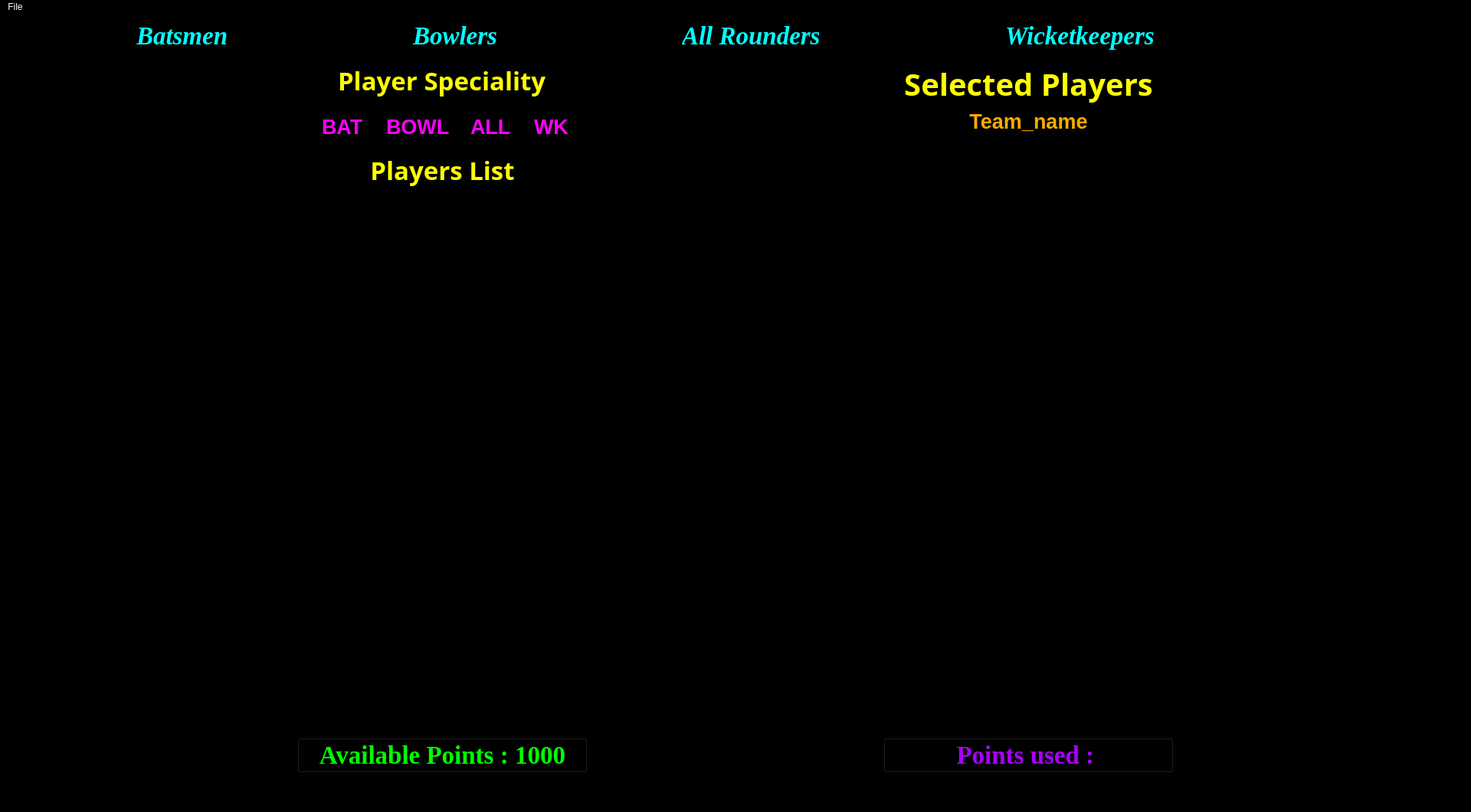
<?xml version="1.0" encoding="UTF-8"?>
<ui version="4.0">
 <class>MainWindow</class>
 <widget class="QMainWindow" name="MainWindow">
  <property name="geometry">
   <rect>
    <x>0</x>
    <y>0</y>
    <width>1920</width>
    <height>1060</height>
   </rect>
  </property>
  <property name="sizePolicy">
   <sizepolicy hsizetype="Preferred" vsizetype="Preferred">
    <horstretch>0</horstretch>
    <verstretch>0</verstretch>
   </sizepolicy>
  </property>
  <property name="contextMenuPolicy">
   <enum>Qt::CustomContextMenu</enum>
  </property>
  <property name="windowTitle">
   <string>Fantasy Cricket Game</string>
  </property>
  <property name="autoFillBackground">
   <bool>false</bool>
  </property>
  <property name="styleSheet">
   <string notr="true">color:rgb(255, 255, 255);
background-color:rgb(0, 0, 0);</string>
  </property>
  <widget class="QWidget" name="centralwidget">
   <layout class="QVBoxLayout" name="verticalLayout">
    <item>
     <layout class="QHBoxLayout" name="horizontalLayout">
      <item>
       <layout class="QHBoxLayout" name="horizontalLayout_5" stretch="0,0,0,0,0,0,0,0,0,0">
        <property name="sizeConstraint">
         <enum>QLayout::SetDefaultConstraint</enum>
        </property>
        <property name="leftMargin">
         <number>0</number>
        </property>
        <property name="topMargin">
         <number>0</number>
        </property>
        <item>
         <spacer name="horizontalSpacer_2">
          <property name="orientation">
           <enum>Qt::Horizontal</enum>
          </property>
          <property name="sizeHint" stdset="0">
           <size>
            <width>250</width>
            <height>20</height>
           </size>
          </property>
         </spacer>
        </item>
        <item>
         <widget class="QLabel" name="label_4">
          <property name="enabled">
           <bool>true</bool>
          </property>
          <property name="font">
           <font>
            <family>Times New Roman</family>
            <pointsize>25</pointsize>
            <weight>75</weight>
            <italic>true</italic>
            <bold>true</bold>
           </font>
          </property>
          <property name="text">
           <string>&lt;html&gt;&lt;head/&gt;&lt;body&gt;&lt;p&gt;&lt;span style=&quot; color:#00ffff;&quot;&gt;Batsmen&lt;/span&gt;&lt;/p&gt;&lt;/body&gt;&lt;/html&gt;</string>
          </property>
         </widget>
        </item>
        <item>
         <widget class="QLineEdit" name="e1">
          <property name="enabled">
           <bool>true</bool>
          </property>
          <property name="font">
           <font>
            <pointsize>25</pointsize>
            <weight>75</weight>
            <bold>true</bold>
           </font>
          </property>
          <property name="styleSheet">
           <string notr="true">color:rgb(255, 0, 0);
border:rgb(0, 0, 0);</string>
          </property>
          <property name="text">
           <string/>
          </property>
          <property name="frame">
           <bool>true</bool>
          </property>
          <property name="clearButtonEnabled">
           <bool>false</bool>
          </property>
         </widget>
        </item>
        <item>
         <widget class="QLabel" name="label_6">
          <property name="enabled">
           <bool>true</bool>
          </property>
          <property name="font">
           <font>
            <family>Times New Roman</family>
            <pointsize>25</pointsize>
            <weight>75</weight>
            <italic>true</italic>
            <bold>true</bold>
           </font>
          </property>
          <property name="text">
           <string>&lt;html&gt;&lt;head/&gt;&lt;body&gt;&lt;p&gt;&lt;span style=&quot; color:#00ffff;&quot;&gt;Bowlers&lt;/span&gt;&lt;/p&gt;&lt;/body&gt;&lt;/html&gt;</string>
          </property>
         </widget>
        </item>
        <item>
         <widget class="QLineEdit" name="e2">
          <property name="enabled">
           <bool>true</bool>
          </property>
          <property name="font">
           <font>
            <pointsize>25</pointsize>
            <weight>75</weight>
            <bold>true</bold>
           </font>
          </property>
          <property name="styleSheet">
           <string notr="true">color:rgb(255, 0, 0);
border:rgb(0, 0, 0);</string>
          </property>
         </widget>
        </item>
        <item>
         <widget class="QLabel" name="label_7">
          <property name="enabled">
           <bool>true</bool>
          </property>
          <property name="font">
           <font>
            <family>Times New Roman</family>
            <pointsize>25</pointsize>
            <weight>75</weight>
            <italic>true</italic>
            <bold>true</bold>
           </font>
          </property>
          <property name="text">
           <string>&lt;html&gt;&lt;head/&gt;&lt;body&gt;&lt;p&gt;&lt;span style=&quot; color:#00ffff;&quot;&gt;All Rounders&lt;/span&gt;&lt;/p&gt;&lt;/body&gt;&lt;/html&gt;</string>
          </property>
         </widget>
        </item>
        <item>
         <widget class="QLineEdit" name="e3">
          <property name="enabled">
           <bool>true</bool>
          </property>
          <property name="font">
           <font>
            <pointsize>25</pointsize>
            <weight>75</weight>
            <bold>true</bold>
           </font>
          </property>
          <property name="styleSheet">
           <string notr="true">color:rgb(255, 0, 0);
border:rgb(0, 0, 0);</string>
          </property>
         </widget>
        </item>
        <item>
         <widget class="QLabel" name="label_8">
          <property name="enabled">
           <bool>true</bool>
          </property>
          <property name="font">
           <font>
            <family>Times New Roman</family>
            <pointsize>25</pointsize>
            <weight>75</weight>
            <italic>true</italic>
            <bold>true</bold>
           </font>
          </property>
          <property name="text">
           <string>&lt;html&gt;&lt;head/&gt;&lt;body&gt;&lt;p&gt;&lt;span style=&quot; color:#00ffff;&quot;&gt;Wicketkeepers&lt;/span&gt;&lt;/p&gt;&lt;/body&gt;&lt;/html&gt;</string>
          </property>
         </widget>
        </item>
        <item>
         <widget class="QLineEdit" name="e4">
          <property name="enabled">
           <bool>true</bool>
          </property>
          <property name="font">
           <font>
            <pointsize>25</pointsize>
            <weight>75</weight>
            <bold>true</bold>
           </font>
          </property>
          <property name="styleSheet">
           <string notr="true">color:rgb(255, 0, 0);
border:rgb(0, 0, 0);</string>
          </property>
         </widget>
        </item>
        <item>
         <spacer name="horizontalSpacer_5">
          <property name="orientation">
           <enum>Qt::Horizontal</enum>
          </property>
          <property name="sizeHint" stdset="0">
           <size>
            <width>250</width>
            <height>20</height>
           </size>
          </property>
         </spacer>
        </item>
       </layout>
      </item>
     </layout>
    </item>
    <item>
     <widget class="Line" name="line">
      <property name="orientation">
       <enum>Qt::Horizontal</enum>
      </property>
     </widget>
    </item>
    <item>
     <layout class="QHBoxLayout" name="horizontalLayout_3">
      <item>
       <spacer name="horizontalSpacer_3">
        <property name="orientation">
         <enum>Qt::Horizontal</enum>
        </property>
        <property name="sizeHint" stdset="0">
         <size>
          <width>40</width>
          <height>20</height>
         </size>
        </property>
       </spacer>
      </item>
      <item>
       <layout class="QVBoxLayout" name="verticalLayout_8">
        <item alignment="Qt::AlignHCenter">
         <widget class="QLabel" name="label">
          <property name="font">
           <font>
            <family>Agency FB</family>
            <pointsize>25</pointsize>
            <weight>75</weight>
            <bold>true</bold>
           </font>
          </property>
          <property name="text">
           <string>&lt;html&gt;&lt;head/&gt;&lt;body&gt;&lt;p&gt;&lt;span style=&quot; color:#ffff00;&quot;&gt;Player Speciality&lt;/span&gt;&lt;/p&gt;&lt;/body&gt;&lt;/html&gt;</string>
          </property>
         </widget>
        </item>
        <item>
         <widget class="QGroupBox" name="groupBox">
          <property name="styleSheet">
           <string notr="true">border:rgb(0, 0, 0)</string>
          </property>
          <property name="title">
           <string/>
          </property>
          <property name="flat">
           <bool>false</bool>
          </property>
          <property name="checkable">
           <bool>false</bool>
          </property>
          <layout class="QHBoxLayout" name="horizontalLayout_4">
           <item>
            <widget class="QRadioButton" name="rb1">
             <property name="font">
              <font>
               <family>Arial</family>
               <pointsize>20</pointsize>
               <weight>75</weight>
               <bold>true</bold>
              </font>
             </property>
             <property name="styleSheet">
              <string notr="true">color:rgb(255, 0, 255)</string>
             </property>
             <property name="text">
              <string>BAT</string>
             </property>
            </widget>
           </item>
           <item>
            <widget class="QRadioButton" name="rb2">
             <property name="font">
              <font>
               <family>Arial</family>
               <pointsize>20</pointsize>
               <weight>75</weight>
               <bold>true</bold>
              </font>
             </property>
             <property name="styleSheet">
              <string notr="true">color:rgb(255, 0, 255)</string>
             </property>
             <property name="text">
              <string>BOWL</string>
             </property>
            </widget>
           </item>
           <item>
            <widget class="QRadioButton" name="rb3">
             <property name="font">
              <font>
               <family>Arial</family>
               <pointsize>20</pointsize>
               <weight>75</weight>
               <bold>true</bold>
              </font>
             </property>
             <property name="styleSheet">
              <string notr="true">color:rgb(255, 0, 255)</string>
             </property>
             <property name="text">
              <string>ALL</string>
             </property>
            </widget>
           </item>
           <item>
            <widget class="QRadioButton" name="rb4">
             <property name="font">
              <font>
               <family>Arial</family>
               <pointsize>20</pointsize>
               <weight>75</weight>
               <bold>true</bold>
              </font>
             </property>
             <property name="styleSheet">
              <string notr="true">color:rgb(255, 0, 255)</string>
             </property>
             <property name="text">
              <string>WK</string>
             </property>
            </widget>
           </item>
          </layout>
         </widget>
        </item>
        <item>
         <widget class="QLabel" name="label_9">
          <property name="sizePolicy">
           <sizepolicy hsizetype="Preferred" vsizetype="Preferred">
            <horstretch>0</horstretch>
            <verstretch>0</verstretch>
           </sizepolicy>
          </property>
          <property name="baseSize">
           <size>
            <width>0</width>
            <height>0</height>
           </size>
          </property>
          <property name="font">
           <font>
            <family>Agency FB</family>
            <pointsize>25</pointsize>
            <weight>75</weight>
            <bold>true</bold>
           </font>
          </property>
          <property name="autoFillBackground">
           <bool>false</bool>
          </property>
          <property name="text">
           <string>&lt;html&gt;&lt;head/&gt;&lt;body&gt;&lt;p&gt;&lt;span style=&quot; color:#ffff00;&quot;&gt;Players List&lt;/span&gt;&lt;/p&gt;&lt;/body&gt;&lt;/html&gt;</string>
          </property>
          <property name="textFormat">
           <enum>Qt::RichText</enum>
          </property>
          <property name="alignment">
           <set>Qt::AlignCenter</set>
          </property>
         </widget>
        </item>
        <item>
         <widget class="QListWidget" name="list1">
          <property name="font">
           <font>
            <family>Algerian</family>
            <pointsize>20</pointsize>
            <weight>50</weight>
            <italic>false</italic>
            <bold>false</bold>
           </font>
          </property>
          <property name="autoFillBackground">
           <bool>true</bool>
          </property>
          <property name="styleSheet">
           <string notr="true">color: rgb(255, 255, 255);</string>
          </property>
          <property name="autoScroll">
           <bool>true</bool>
          </property>
         </widget>
        </item>
        <item>
         <widget class="QPushButton" name="btn1">
          <property name="font">
           <font>
            <family>Times New Roman</family>
            <pointsize>25</pointsize>
            <weight>75</weight>
            <bold>true</bold>
           </font>
          </property>
          <property name="styleSheet">
           <string notr="true">color:rgb(0, 255, 0)</string>
          </property>
          <property name="text">
           <string>Available Points : 1000</string>
          </property>
         </widget>
        </item>
        <item>
         <widget class="QLabel" name="label_5">
          <property name="text">
           <string/>
          </property>
          <property name="alignment">
           <set>Qt::AlignCenter</set>
          </property>
         </widget>
        </item>
       </layout>
      </item>
      <item>
       <spacer name="horizontalSpacer">
        <property name="orientation">
         <enum>Qt::Horizontal</enum>
        </property>
        <property name="sizeHint" stdset="0">
         <size>
          <width>40</width>
          <height>20</height>
         </size>
        </property>
       </spacer>
      </item>
      <item>
       <layout class="QVBoxLayout" name="verticalLayout_9">
        <item>
         <widget class="QLabel" name="label_2">
          <property name="font">
           <font>
            <family>Agency FB</family>
            <pointsize>30</pointsize>
            <weight>75</weight>
            <bold>true</bold>
           </font>
          </property>
          <property name="text">
           <string>&lt;html&gt;&lt;head/&gt;&lt;body&gt;&lt;p&gt;&lt;span style=&quot; color:#ffff00;&quot;&gt;Selected Players&lt;/span&gt;&lt;/p&gt;&lt;/body&gt;&lt;/html&gt;</string>
          </property>
          <property name="alignment">
           <set>Qt::AlignCenter</set>
          </property>
         </widget>
        </item>
        <item>
         <widget class="QLabel" name="l1">
          <property name="enabled">
           <bool>true</bool>
          </property>
          <property name="font">
           <font>
            <family>Arial</family>
            <pointsize>20</pointsize>
            <weight>75</weight>
            <italic>false</italic>
            <bold>true</bold>
           </font>
          </property>
          <property name="text">
           <string>&lt;html&gt;&lt;head/&gt;&lt;body&gt;&lt;p&gt;&lt;span style=&quot; color:#ffaa00;&quot;&gt;Team_name&lt;/span&gt;&lt;/p&gt;&lt;/body&gt;&lt;/html&gt;</string>
          </property>
          <property name="alignment">
           <set>Qt::AlignCenter</set>
          </property>
         </widget>
        </item>
        <item>
         <widget class="Line" name="line_2">
          <property name="orientation">
           <enum>Qt::Horizontal</enum>
          </property>
         </widget>
        </item>
        <item>
         <widget class="QListWidget" name="list2">
          <property name="enabled">
           <bool>true</bool>
          </property>
          <property name="font">
           <font>
            <family>Algerian</family>
            <pointsize>20</pointsize>
           </font>
          </property>
          <property name="styleSheet">
           <string notr="true">color: rgb(255, 255, 255);</string>
          </property>
         </widget>
        </item>
        <item>
         <widget class="QPushButton" name="btn2">
          <property name="font">
           <font>
            <family>Times New Roman</family>
            <pointsize>25</pointsize>
            <weight>75</weight>
            <bold>true</bold>
           </font>
          </property>
          <property name="styleSheet">
           <string notr="true">color:rgb(170, 0, 255)</string>
          </property>
          <property name="text">
           <string>Points used : </string>
          </property>
         </widget>
        </item>
        <item>
         <widget class="QLabel" name="label_3">
          <property name="text">
           <string/>
          </property>
          <property name="pixmap">
           <pixmap>dream1.png</pixmap>
          </property>
         </widget>
        </item>
       </layout>
      </item>
      <item>
       <spacer name="horizontalSpacer_4">
        <property name="orientation">
         <enum>Qt::Horizontal</enum>
        </property>
        <property name="sizeHint" stdset="0">
         <size>
          <width>40</width>
          <height>20</height>
         </size>
        </property>
       </spacer>
      </item>
     </layout>
    </item>
   </layout>
  </widget>
  <widget class="QMenuBar" name="menubar">
   <property name="geometry">
    <rect>
     <x>0</x>
     <y>0</y>
     <width>1920</width>
     <height>26</height>
    </rect>
   </property>
   <widget class="QMenu" name="menuFile">
    <property name="title">
     <string>File</string>
    </property>
    <addaction name="actionNew"/>
    <addaction name="actionOpen"/>
    <addaction name="actionSave_Team"/>
    <addaction name="actionQuit"/>
   </widget>
   <addaction name="menuFile"/>
  </widget>
  <widget class="QStatusBar" name="statusbar"/>
  <action name="actionNew">
   <property name="text">
    <string>NEW Team</string>
   </property>
   <property name="font">
    <font>
     <family>Times New Roman</family>
     <pointsize>10</pointsize>
     <italic>true</italic>
    </font>
   </property>
  </action>
  <action name="actionOpen">
   <property name="text">
    <string>OPEN Team</string>
   </property>
   <property name="font">
    <font>
     <family>Times New Roman</family>
     <pointsize>10</pointsize>
     <italic>true</italic>
    </font>
   </property>
  </action>
  <action name="actionSave_Team">
   <property name="text">
    <string>SAVE Team</string>
   </property>
   <property name="font">
    <font>
     <family>Times New Roman</family>
     <pointsize>10</pointsize>
     <italic>true</italic>
    </font>
   </property>
  </action>
  <action name="actionQuit">
   <property name="text">
    <string>Quit</string>
   </property>
   <property name="font">
    <font>
     <family>Times New Roman</family>
     <pointsize>10</pointsize>
     <italic>true</italic>
    </font>
   </property>
  </action>
 </widget>
 <resources/>
 <connections/>
</ui>
